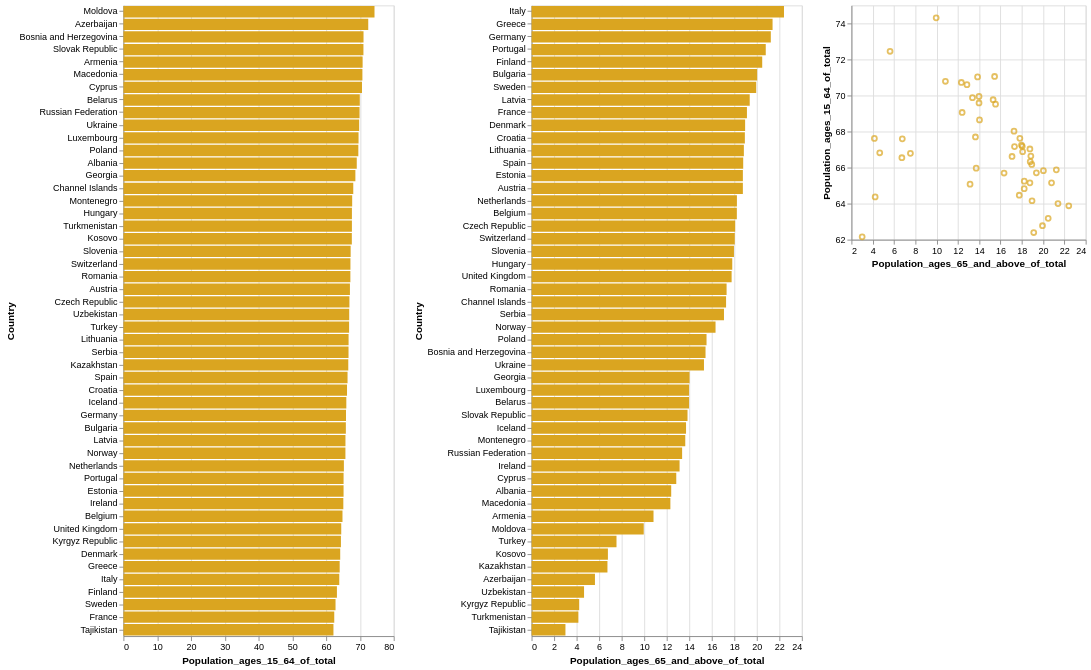

The specification (Vega-Lite) saved for this image:
### Vega-Lite specification from a JSON file in a GitHub repository (floating-point values rounded to 4 significant figures)
{"$schema": "https://vega.github.io/schema/vega-lite/v4.json", "data": {"values": [{"Code": "ALB", "Country": "Albania", "Population_ages_15_64_of_total": 69.06, "Population_ages_65_and_above_of_total": 12.4}, {"Code": "ARM", "Country": "Armenia", "Population_ages_15_64_of_total": 70.79, "Population_ages_65_and_above_of_total": 10.83}, {"Code": "AUT", "Country": "Austria", "Population_ages_15_64_of_total": 67.03, "Population_ages_65_and_above_of_total": 18.76}, {"Code": "AZE", "Country": "Azerbaijan", "Population_ages_15_64_of_total": 72.46, "Population_ages_65_and_above_of_total": 5.626}, {"Code": "BLR", "Country": "Belarus", "Population_ages_15_64_of_total": 69.95, "Population_ages_65_and_above_of_total": 13.98}, {"Code": "BEL", "Country": "Belgium", "Population_ages_15_64_of_total": 64.83, "Population_ages_65_and_above_of_total": 18.22}, {"Code": "BIH", "Country": "Bosnia and Herzegovina", "Population_ages_15_64_of_total": 71.06, "Population_ages_65_and_above_of_total": 15.44}, {"Code": "BGR", "Country": "Bulgaria", "Population_ages_15_64_of_total": 65.83, "Population_ages_65_and_above_of_total": 20.03}, {"Code": "CHI", "Country": "Channel Islands", "Population_ages_15_64_of_total": 68.02, "Population_ages_65_and_above_of_total": 17.27}, {"Code": "HRV", "Country": "Croatia", "Population_ages_15_64_of_total": 66.17, "Population_ages_65_and_above_of_total": 18.94}, {"Code": "CYP", "Country": "Cyprus", "Population_ages_15_64_of_total": 70.6, "Population_ages_65_and_above_of_total": 12.85}, {"Code": "CZE", "Country": "Czech Republic", "Population_ages_15_64_of_total": 66.88, "Population_ages_65_and_above_of_total": 18.08}, {"Code": "DNK", "Country": "Denmark", "Population_ages_15_64_of_total": 64.16, "Population_ages_65_and_above_of_total": 18.96}, {"Code": "EST", "Country": "Estonia", "Population_ages_15_64_of_total": 65.15, "Population_ages_65_and_above_of_total": 18.76}, {"Code": "FIN", "Country": "Finland", "Population_ages_15_64_of_total": 63.18, "Population_ages_65_and_above_of_total": 20.48}, {"Code": "FRA", "Country": "France", "Population_ages_15_64_of_total": 62.4, "Population_ages_65_and_above_of_total": 19.12}, {"Code": "GEO", "Country": "Georgia", "Population_ages_15_64_of_total": 68.65, "Population_ages_65_and_above_of_total": 14.03}, {"Code": "DEU", "Country": "Germany", "Population_ages_15_64_of_total": 65.87, "Population_ages_65_and_above_of_total": 21.24}, {"Code": "GRC", "Country": "Greece", "Population_ages_15_64_of_total": 64.0, "Population_ages_65_and_above_of_total": 21.4}, {"Code": "HUN", "Country": "Hungary", "Population_ages_15_64_of_total": 67.62, "Population_ages_65_and_above_of_total": 17.82}, {"Code": "ISL", "Country": "Iceland", "Population_ages_15_64_of_total": 65.97, "Population_ages_65_and_above_of_total": 13.71}, {"Code": "IRL", "Country": "Ireland", "Population_ages_15_64_of_total": 65.08, "Population_ages_65_and_above_of_total": 13.14}, {"Code": "ITA", "Country": "Italy", "Population_ages_15_64_of_total": 63.88, "Population_ages_65_and_above_of_total": 22.41}, {"Code": "KAZ", "Country": "Kazakhstan", "Population_ages_15_64_of_total": 66.55, "Population_ages_65_and_above_of_total": 6.736}, {"Code": "XKX", "Country": "Kosovo", "Population_ages_15_64_of_total": 67.6, "Population_ages_65_and_above_of_total": 6.776}, {"Code": "KGZ", "Country": "Kyrgyz Republic", "Population_ages_15_64_of_total": 64.37, "Population_ages_65_and_above_of_total": 4.227}, {"Code": "LVA", "Country": "Latvia", "Population_ages_15_64_of_total": 65.71, "Population_ages_65_and_above_of_total": 19.37}, {"Code": "LTU", "Country": "Lithuania", "Population_ages_15_64_of_total": 66.64, "Population_ages_65_and_above_of_total": 18.85}, {"Code": "LUX", "Country": "Luxembourg", "Population_ages_15_64_of_total": 69.58, "Population_ages_65_and_above_of_total": 13.98}, {"Code": "MDA", "Country": "Moldova", "Population_ages_15_64_of_total": 74.31, "Population_ages_65_and_above_of_total": 9.958}, {"Code": "MNE", "Country": "Montenegro", "Population_ages_15_64_of_total": 67.7, "Population_ages_65_and_above_of_total": 13.65}, {"Code": "NLD", "Country": "Netherlands", "Population_ages_15_64_of_total": 65.25, "Population_ages_65_and_above_of_total": 18.23}, {"Code": "NOR", "Country": "Norway", "Population_ages_15_64_of_total": 65.7, "Population_ages_65_and_above_of_total": 16.33}, {"Code": "POL", "Country": "Poland", "Population_ages_15_64_of_total": 69.52, "Population_ages_65_and_above_of_total": 15.53}, {"Code": "PRT", "Country": "Portugal", "Population_ages_15_64_of_total": 65.16, "Population_ages_65_and_above_of_total": 20.79}, {"Code": "ROU", "Country": "Romania", "Population_ages_15_64_of_total": 67.17, "Population_ages_65_and_above_of_total": 17.31}, {"Code": "RUS", "Country": "Russian Federation", "Population_ages_15_64_of_total": 69.88, "Population_ages_65_and_above_of_total": 13.37}, {"Code": "SRB", "Country": "Serbia", "Population_ages_15_64_of_total": 66.62, "Population_ages_65_and_above_of_total": 17.08}, {"Code": "SVK", "Country": "Slovak Republic", "Population_ages_15_64_of_total": 71.03, "Population_ages_65_and_above_of_total": 13.85}, {"Code": "SVN", "Country": "Slovenia", "Population_ages_15_64_of_total": 67.25, "Population_ages_65_and_above_of_total": 17.97}, {"Code": "ESP", "Country": "Spain", "Population_ages_15_64_of_total": 66.33, "Population_ages_65_and_above_of_total": 18.79}, {"Code": "SWE", "Country": "Sweden", "Population_ages_15_64_of_total": 62.77, "Population_ages_65_and_above_of_total": 19.94}, {"Code": "CHE", "Country": "Switzerland", "Population_ages_15_64_of_total": 67.18, "Population_ages_65_and_above_of_total": 18.04}, {"Code": "TJK", "Country": "Tajikistan", "Population_ages_15_64_of_total": 62.16, "Population_ages_65_and_above_of_total": 3.006}, {"Code": "TUR", "Country": "Turkey", "Population_ages_15_64_of_total": 66.79, "Population_ages_65_and_above_of_total": 7.539}, {"Code": "TKM", "Country": "Turkmenistan", "Population_ages_15_64_of_total": 67.62, "Population_ages_65_and_above_of_total": 4.155}, {"Code": "UKR", "Country": "Ukraine", "Population_ages_15_64_of_total": 69.77, "Population_ages_65_and_above_of_total": 15.31}, {"Code": "GBR", "Country": "United Kingdom", "Population_ages_15_64_of_total": 64.47, "Population_ages_65_and_above_of_total": 17.76}, {"Code": "UZB", "Country": "Uzbekistan", "Population_ages_15_64_of_total": 66.82, "Population_ages_65_and_above_of_total": 4.658}, {"Code": "MKD", "Country": "Macedonia", "Population_ages_15_64_of_total": 70.72, "Population_ages_65_and_above_of_total": 12.32}]}, "hconcat": [{"mark": "bar", "height": 700, "params": [{"name": "brush", "select": {"type": "interval", "encodings": ["y"]}}], "encoding": {"y": {"field": "Country", "type": "ordinal", "sort": "-x"}, "x": {"field": "Population_ages_15_64_of_total", "type": "quantitative"}, "color": {"condition": {"selection": "brush", "empty": false, "value": "goldenrod"}, "value": "steelblue"}}}, {"mark": "bar", "height": 700, "params": [{"name": "brush", "select": {"type": "interval", "encodings": ["y"]}}], "encoding": {"y": {"field": "Country", "type": "ordinal", "sort": "-x"}, "x": {"field": "Population_ages_65_and_above_of_total", "type": "quantitative"}, "color": {"condition": {"selection": "brush", "empty": false, "value": "goldenrod"}, "value": "steelblue"}}}, {"mark": "point", "width": 260, "height": 260, "params": [{"name": "brush", "select": "interval"}], "encoding": {"y": {"field": "Population_ages_15_64_of_total", "type": "quantitative", "scale": {"zero": false}}, "x": {"field": "Population_ages_65_and_above_of_total", "type": "quantitative", "scale": {"zero": false}}, "color": {"condition": {"selection": "brush", "empty": false, "value": "goldenrod"}, "value": "steelblue"}}}]}
